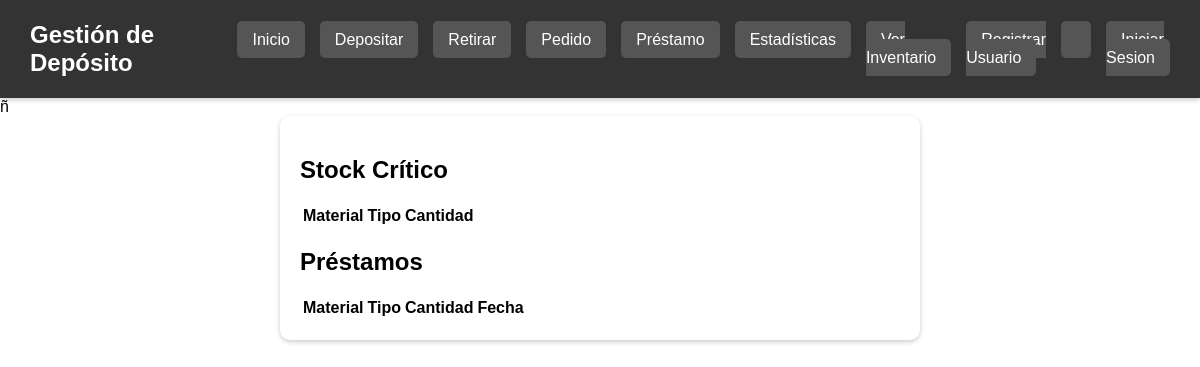
The page /dashboard (signed in) on the database as committed earlier.
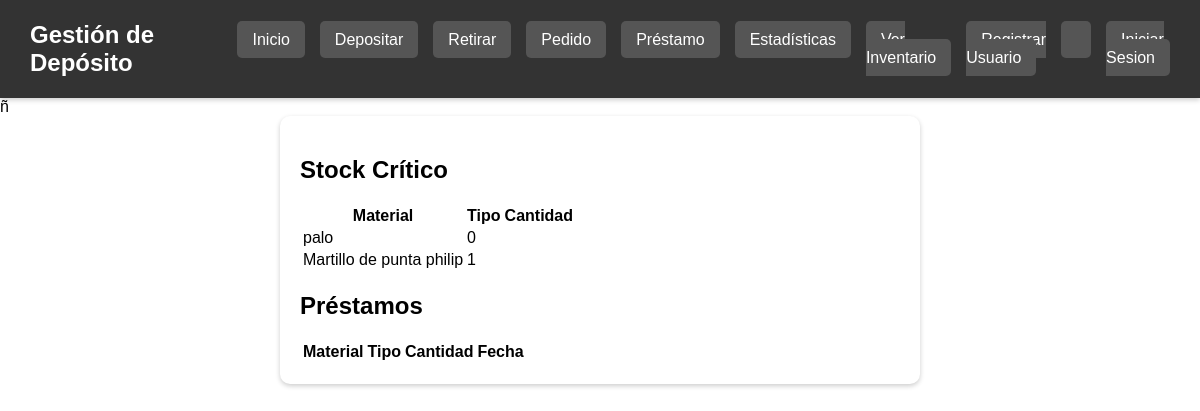
The same page on the database as committed later.
### tables this page shows
CREATE TABLE Inventario (
    id INTEGER PRIMARY KEY AUTOINCREMENT,
    nombre TEXT NOT NULL,
    codigo_barras TEXT UNIQUE NOT NULL,
    cantidad INTEGER NOT NULL,
    ubicacion TEXT NOT NULL
);

### app.py (the view)
@app.route('/dashboard')
@requiere_login
def dashboard():
    conn = conectar_bd()
    cursor = conn.cursor()
    cursor.execute("SELECT id, nombre, cantidad FROM Inventario WHERE cantidad < 10")
    stock_critico = cursor.fetchall()
    conn.close()
    return render_template("layout.html", stock_critico=stock_critico)

### app.py (called while the page is built)
def conectar_bd():
    return sqlite3.connect("inventario_colegio.db")

def requiere_login(func):
    @wraps(func)
    def decorador(*args, **kwargs):
        if "user_id" not in session:
            return redirect("/login")
        return func(*args, **kwargs)
    return decorador

### templates/layout.html (shortened to what this page needs)
<!DOCTYPE html>
<html lang="es">
<head>
    <link rel="stylesheet" href="{{ url_for('static', filename='styles.css') }}">
</head>
<body>
    {% include 'header.html' %}
    ñ
    <main>
        <section class="stock">
            <h2>Stock Crítico</h2>
            <table>
                <tr>
                    <th>Material</th>
                    <th>Tipo</th>
                    <th>Cantidad</th>
                </tr>
                {% for producto in stock_critico %}
                <tr>
                    <td>{{ producto[1] }}</td>
                    <td>{{ producto[2] }}</td>
                    <td>{{ producto[3] }}</td>
                </tr>
                {% endfor %}
            </table>
        </section>
        <section class="prestamos">
            <h2>Préstamos</h2>
            <table>
                <tr>
                    <th>Material</th>
                    <th>Tipo</th>
                    <th>Cantidad</th>
                    <th>Fecha</th>
                </tr>
            </table>
        </section>
    </main>
</body>
</html>

Rows that differ between the two databases and show on the page:
now on this page (row edited): Inventario: nombre "palo", cantidad "0"
added Inventario: nombre "Martillo de punta philip", cantidad "1"
